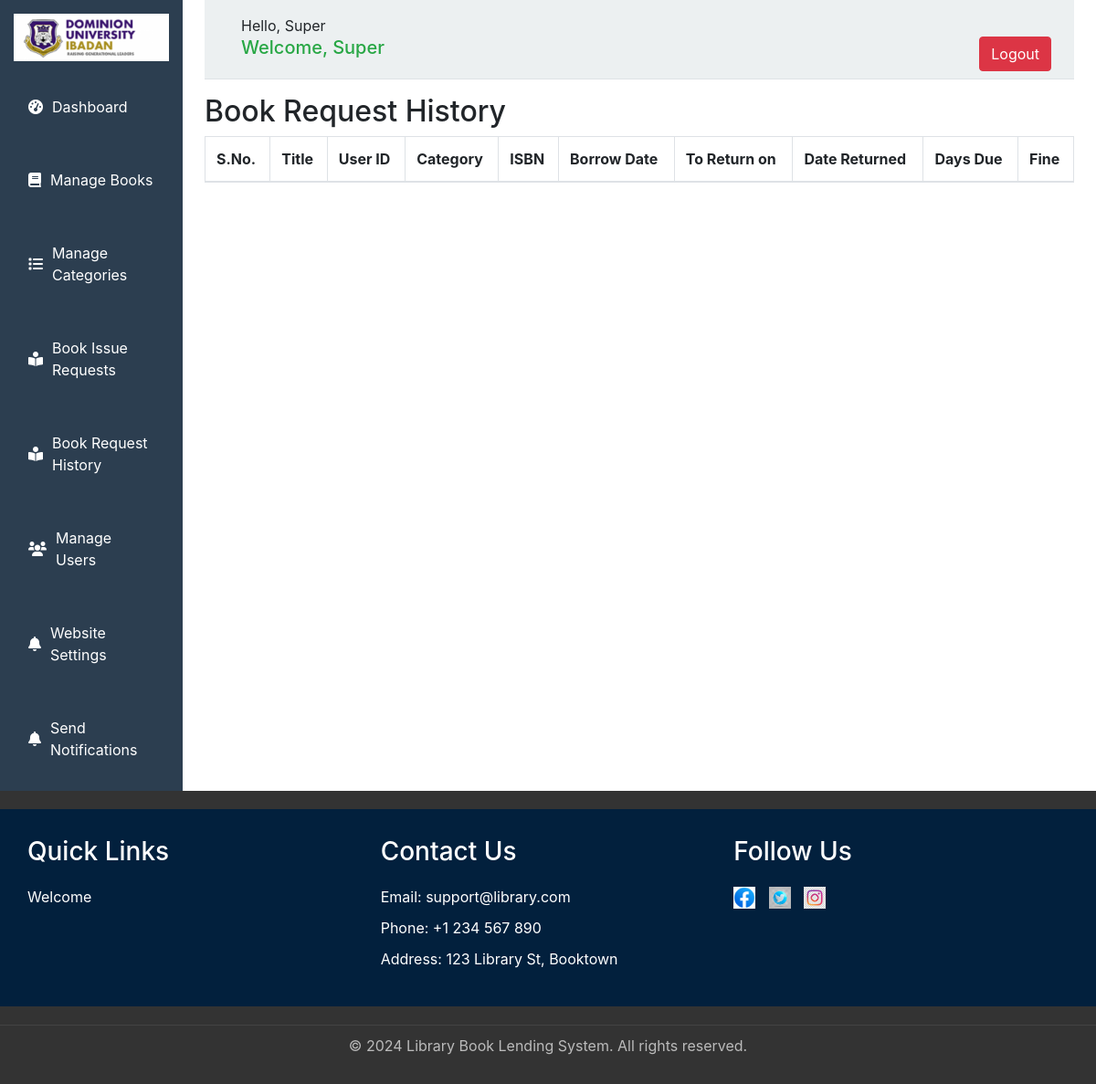
/admin/book-request-history.php (signed in), run on the app's committed database.
### tables this page shows
CREATE TABLE `settings` (
  `setting_id` int(11) NOT NULL,
  `title` varchar(255) NOT NULL,
  `logo` varchar(255) NOT NULL,
  `max_upload` int(11) NOT NULL,
  `about` text NOT NULL,
  `fine` int(11) NOT NULL,
  `borrow_days` int(11) NOT NULL
);

CREATE TABLE `users` (
  `user_id` int(11) NOT NULL,
  `firstname` varchar(50) NOT NULL,
  `lastname` varchar(50) NOT NULL,
  `id_number` varchar(50) NOT NULL,
  `phonenumber` varchar(20) NOT NULL,
  `email` varchar(255) NOT NULL,
  `password` varchar(255) NOT NULL,
  `user_role` varchar(50) NOT NULL
);

### admin/adminDatabase/db.php (called while the page is built, shortened)
<?php
require('connect.php');
function executeQuery($sql, $data){
    global $conn;
    $stmt = $conn->prepare($sql);
    $values = array_values($data);
    $types = str_repeat('s', count($values));
    $stmt->bind_param($types, ...$values);
    $stmt->execute();
    return $stmt;
}
function selectOne($table, $conditions){
    $sql = "SELECT * FROM $table ";
    $i = 0;
    foreach ($conditions as $key => $value) {
        if ($i === 0) {
            $sql = $sql . " WHERE $key=?";
        }else{
            $sql = $sql . " AND $key=?";
        }
        $i++;
    }
    $sql = $sql . " LIMIT 1";
    $stmt = executeQuery($sql, $conditions);
    $records = $stmt->get_result()->fetch_assoc();
    return $records;
}

### admin/adminIncludes/topnav.php (the view)
<?php
     if (isset($_SESSION['book_user_id']) && $_SESSION['book_user_role'] == 'admin' || $_SESSION['book_user_role'] == 'super_admin'){
        $user_avatar = selectOne('users', ['user_id' => $_SESSION['book_user_id']])
?>
<header class="d-flex justify-content-between flex-wrap flex-md-nowrap align-items-center pt-3 pb-2 mb-3 border-bottom">
                    <div class="user-info col-lg-12">
                        <div class="col-lg-6">Hello, <?= $user_avatar['firstname'] ?></div>
                        <a href="../logout.php" class="btn btn-danger float-right" onclick="myFunction()">Logout</a>
                        <?php include './adminIncludes/messages.php' ?>
                    </div>
                </header>
<?php } ?>

### admin/adminIncludes/sidebar.php
<aside class="sidebar col-md-3 col-lg-2 p-0">
    <div class="logo text-center">
        <img src="./uploads/<?= $setting['logo'] ?>" alt="Dominion University Library" class="img-fluid">
    </div>
    <nav class="menu">
        <ul class="nav flex-column">
            <li class="nav-item"><a href="./" class="nav-link"><i class="fas fa-tachometer-alt"></i> Dashboard</a></li>
            <li class="nav-item"><a href="./manage-books.php" class="nav-link"><i class="fas fa-book"></i> Manage
                    Books</a></li>
            <li class="nav-item"><a href="./category.php" class="nav-link"><i class="fas fa-list"></i> Manage
                    Categories</a></li>
            <li class="nav-item"><a href="./book-request.php" class="nav-link"><i class="fas fa-book-reader"></i> Book
                    Issue Requests</a></li>
            <li class="nav-item"><a href="./book-request-history.php" class="nav-link"><i
                        class="fas fa-book-reader"></i> Book Request History</a></li>
            <?php if (isset($_SESSION['book_user_role']) && $_SESSION['book_user_role'] == 'super_admin') { ?>
                <li class="nav-item"><a href="./manage-users.php" class="nav-link"><i class="fas fa-users"></i> Manage
                        Users</a></li>
                <li class="nav-item"><a href="./settings.php" class="nav-link"><i class="fas fa-bell"></i> Website
                        Settings</a></li>
            <?php } ?>
            <li class="nav-item"><a href="./notification.php" class="nav-link"><i class="fas fa-bell"></i> Send
                    Notifications</a></li>
        </ul>
    </nav>
</aside>

### admin/css/admin-dashboard.css (style rules this page uses)
.sidebar { background-color: #2c3e50; padding: 15px; position: fixed; top: 0; bottom: 0; width: 250px; overflow-y: auto; }
.sidebar .logo img { max-width: 100%; height: auto; }
.sidebar .menu ul { list-style: none; padding: 0; }
.sidebar .menu ul li { margin-bottom: 10px; }
.sidebar .menu ul li a { color: #fff; text-decoration: none; }
.sidebar .menu ul li a i { margin-right: 10px; }
* { margin: 0; padding: 0; box-sizing: border-box; }
body { font-family: 'Arial', sans-serif; background-color: #f4f4f4; color: #333; }
.sidebar { width: 250px; background-color: #2c3e50; color: #fff; }
.sidebar .logo img { width: 100%; padding: 15px; }
.sidebar .menu ul { list-style: none; }
.sidebar .menu ul li { padding: 15px; text-align: left; }
.sidebar .menu ul li a { color: #fff; text-decoration: none; display: flex; align-items: center; }
header { display: flex; justify-content: flex-end; padding: 10px; background-color: #ecf0f1; border-bottom: 1px solid #bdc3c7; }
.user-info { font-size: 16px; }

### data on the page
settings: logo (picture)
users: firstname "Super"

### other printed values
$_SESSION['message'] "Welcome, Super"
